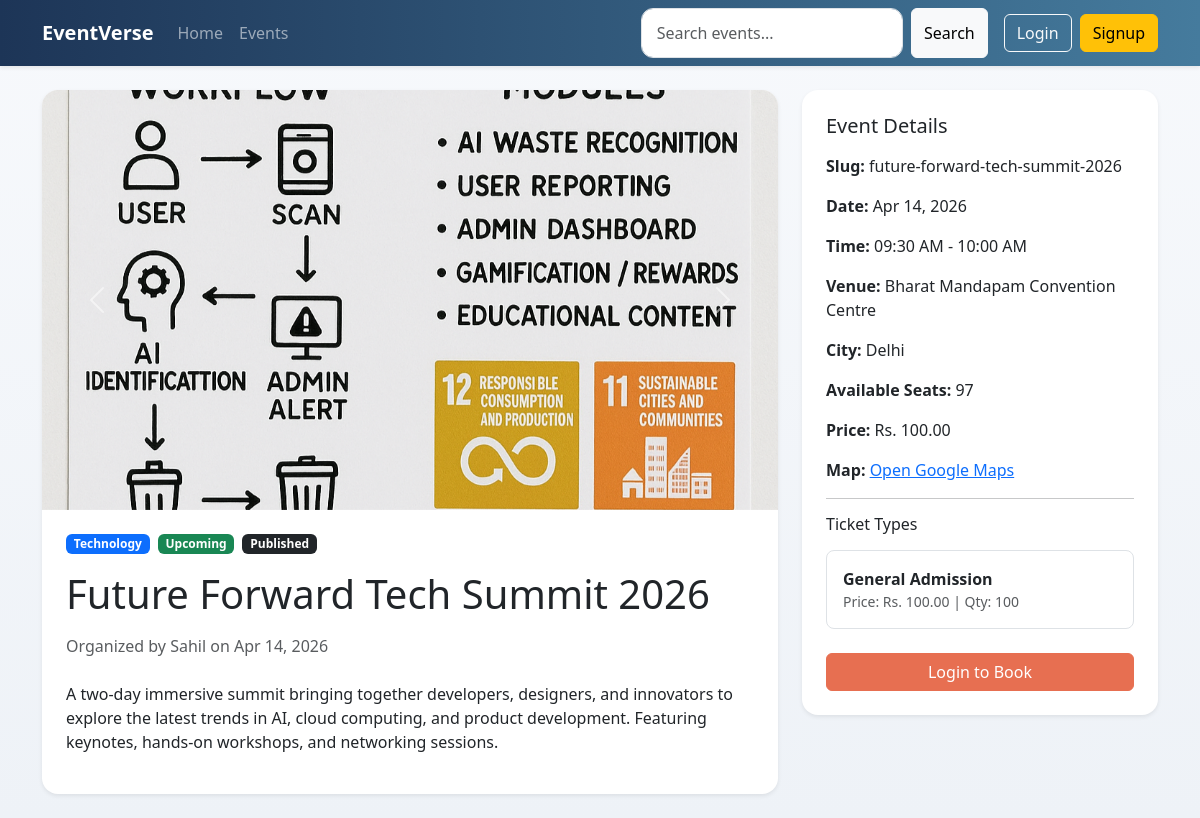
The app's page /events/1/ with its own data.
### events/models.py (models this page shows, shortened)
class EventMedia(models.Model):
    class MediaType(models.TextChoices):
        IMAGE = 'image', 'Image'
        VIDEO = 'video', 'Video'
    event = models.ForeignKey(Event, on_delete=models.CASCADE, related_name='media_assets')
    file = models.FileField(upload_to='events/media/')
    media_type = models.CharField(max_length=10, choices=MediaType.choices)
    created_at = models.DateTimeField(auto_now_add=True)
    class Meta:
        ordering = ['created_at', 'id']

class Event(models.Model):
    class Status(models.TextChoices):
        DRAFT = 'draft', 'Draft'
        PUBLISHED = 'published', 'Published'
        CANCELLED = 'cancelled', 'Cancelled'
        COMPLETED = 'completed', 'Completed'
    title = models.CharField(max_length=200)
    slug = models.SlugField(max_length=220, unique=True, blank=True)
    description = models.TextField()
    category = models.ForeignKey(Category, on_delete=models.PROTECT, related_name='events')
    organizer = models.ForeignKey(
        settings.AUTH_USER_MODEL,
        on_delete=models.CASCADE,
        related_name='organized_events',
    )
    venue = models.CharField(max_length=255)
    city = models.CharField(max_length=120)
    start_date = models.DateField()
    end_date = models.DateField()
    start_time = models.TimeField()
    end_time = models.TimeField()
    capacity = models.PositiveIntegerField(default=1)
    price = models.DecimalField(max_digits=10, decimal_places=2, default=Decimal('0.00'))
    status = models.CharField(max_length=20, choices=Status.choices, default=Status.DRAFT)
    image = models.ImageField(upload_to='events/', blank=True, null=True)
    google_maps_url = models.URLField(blank=True)
    created_at = models.DateTimeField(auto_now_add=True)
    class Meta:
        ordering = ['start_date', 'start_time', '-created_at']
    @property
    def event_timing_status(self):
        return 'Upcoming' if self.start_datetime >= timezone.now() else 'Past'
    @property
    def start_datetime(self):
        return timezone.make_aware(datetime.combine(self.start_date, self.start_time))
    @property
    def created_by(self):
        return self.organizer
    @property
    def confirmed_seats(self):
        return (
            self.registrations.filter(status=Registration.Status.CONFIRMED)
            .aggregate(total=models.Sum('seat_count'))
            .get('total')
            or 0
        )
    @property
    def available_seats(self):
        return max(self.capacity - self.confirmed_seats, 0)

class Category(models.Model):
    name = models.CharField(max_length=100, unique=True)
    class Meta:
        ordering = ['name']

class Ticket(models.Model):
    event = models.ForeignKey(Event, on_delete=models.CASCADE, related_name='tickets')
    type = models.CharField(max_length=50)
    price = models.DecimalField(max_digits=10, decimal_places=2)
    quantity = models.PositiveIntegerField()
    class Meta:
        ordering = ['event', 'type']

### events/views.py (the view)
# urls.py: path('<int:pk>/', EventDetailView.as_view(), name='event-detail'),
class EventDetailView(DetailView):
    model = Event
    template_name = 'events/event_detail.html'
    context_object_name = 'event'
    def get_queryset(self):
        queryset = (
            Event.objects.select_related('organizer', 'category')
            .prefetch_related('tickets', 'media_assets', 'registrations')
        )
        if is_organizer_or_admin(self.request.user):
            return queryset
        return queryset.filter(status=Event.Status.PUBLISHED)
    def get_context_data(self, **kwargs):
        context = super().get_context_data(**kwargs)
        event = self.object
        context['tickets'] = event.tickets.all()
        context['booking_form'] = BookingForm(event=event)
        context['can_book'] = (
            self.request.user.is_authenticated
            and not is_organizer_or_admin(self.request.user)
            and event.status == Event.Status.PUBLISHED
            and event.end_datetime >= timezone.now()
            and event.available_seats > 0
        )
        context['user_registration'] = (
            event.registrations.filter(user=self.request.user).first() if self.request.user.is_authenticated else None
        )
        return context

### events/forms.py (shortened to what this page needs)
class BookingForm(forms.Form):
    seat_count = forms.IntegerField(min_value=1, label='Seats')
    def __init__(self, *args, event=None, **kwargs):
        self.event = event
        super().__init__(*args, **kwargs)
        self.fields['seat_count'].widget.attrs['class'] = 'form-control'

### accounts/context_processors.py (called while the page is built)
def user_role(request):
    return {'user_role': get_user_role(request.user)}

### accounts/utils.py (called while the page is built)
def get_user_role(user):
    if not user.is_authenticated:
        return None
    if user.is_staff or user.is_superuser:
        return 'admin'
    return UserProfile.objects.filter(user=user).values_list('role', flat=True).first() or UserProfile.Role.ATTENDEE

def is_organizer_or_admin(user):
    role = get_user_role(user)
    return role in {'organizer', 'admin'}

### templates/events/event_detail.html (shortened to what this page needs)
{% extends 'base.html' %}
{% block content %}
<div class="row g-4">
    <div class="col-lg-8">
        <div class="card border-0 shadow-sm overflow-hidden">
            {% if event.media_assets.all or event.image %}
                <div id="eventMediaCarousel" class="carousel slide" data-bs-ride="carousel">
                    <div class="carousel-inner">
                        {% for media in event.media_assets.all %}
                            <div class="carousel-item {% if forloop.first %}active{% endif %}">
                                {% if media.media_type == 'video' %}
                                    <video class="detail-image w-100" controls preload="metadata">
                                        <source src="{{ media.file.url }}">
                                    </video>
                                {% else %}
                                    <img src="{{ media.file.url }}" class="detail-image d-block w-100" alt="{{ event.title }}">
                                {% endif %}
                            </div>
                        {% empty %}
                            {% if event.image %}
                                <div class="carousel-item active">
                                    <img src="{{ event.image.url }}" class="detail-image d-block w-100" alt="{{ event.title }}">
                                </div>
                            {% endif %}
                        {% endfor %}
                    </div>
                    {% if event.media_assets.count > 1 %}
                        <button class="carousel-control-prev" type="button" data-bs-target="#eventMediaCarousel" data-bs-slide="prev">
                            <span class="carousel-control-prev-icon"></span>
                        </button>
                        <button class="carousel-control-next" type="button" data-bs-target="#eventMediaCarousel" data-bs-slide="next">
                            <span class="carousel-control-next-icon"></span>
                        </button>
                    {% endif %}
                </div>
            {% endif %}
            <div class="card-body p-4">
                <div class="d-flex flex-wrap gap-2 mb-3">
                    <span class="badge text-bg-primary">{{ event.category.name }}</span>
                    <span class="badge {% if event.event_timing_status == 'Upcoming' %}text-bg-success{% else %}text-bg-secondary{% endif %}">{{ event.event_timing_status }}</span>
                    <span class="badge text-bg-dark">{{ event.get_status_display }}</span>
                </div>
                <h1 class="mb-3">{{ event.title }}</h1>
                <p class="text-muted mb-4">Organized by {{ event.organizer.username }} on {{ event.created_at|date:"M d, Y" }}</p>
                <p class="mb-0">{{ event.description|linebreaks }}</p>
            </div>
        </div>
    </div>
    <div class="col-lg-4">
        <div class="card border-0 shadow-sm">
            <div class="card-body p-4">
                <h2 class="h5 mb-3">Event Details</h2>
                <ul class="list-unstyled mb-0">
                    <li class="mb-3"><strong>Slug:</strong> {{ event.slug }}</li>
                    <li class="mb-3"><strong>Date:</strong> {{ event.start_date|date:"M d, Y" }}{% if event.end_date != event.start_date %} - {{ event.end_date|date:"M d, Y" }}{% endif %}</li>
                    <li class="mb-3"><strong>Time:</strong> {{ event.start_time|time:"h:i A" }} - {{ event.end_time|time:"h:i A" }}</li>
                    <li class="mb-3"><strong>Venue:</strong> {{ event.venue }}</li>
                    <li class="mb-3"><strong>City:</strong> {{ event.city }}</li>
                    <li class="mb-3"><strong>Available Seats:</strong> {{ event.available_seats }}</li>
                    <li class="mb-3"><strong>Price:</strong> Rs. {{ event.price }}</li>
                    {% if event.google_maps_url %}
                        <li class="mb-3"><strong>Map:</strong> <a href="{{ event.google_maps_url }}" target="_blank" rel="noopener">Open Google Maps</a></li>
                    {% endif %}
                </ul>
                {% if tickets %}
                    <hr>
                    <h3 class="h6 mb-3">Ticket Types</h3>
                    {% for ticket in tickets %}
                        <div class="border rounded-3 p-3 mb-2">
                            <div class="fw-semibold">{{ ticket.type }}</div>
                            <div class="small text-muted">Price: Rs. {{ ticket.price }} | Qty: {{ ticket.quantity }}</div>
                        </div>
                    {% endfor %}
                {% endif %}
                {% if can_book %}
                    <hr>
                    <h3 class="h6 mb-3">Book Seats</h3>
                    <form method="post" action="{% url 'events:event-book' event.pk %}" class="d-grid gap-3">
                        {% csrf_token %}
                        <div>
                            <label class="form-label" for="{{ booking_form.seat_count.id_for_label }}">{{ booking_form.seat_count.label }}</label>
                            {{ booking_form.seat_count }}
                            <div class="form-text">You can book up to {{ event.available_seats }} available seat{{ event.available_seats|pluralize }}.</div>
                        </div>
                        <button type="submit" class="btn btn-brand">Book Seat</button>
                    </form>
                {% elif not user.is_authenticated %}
                    <div class="d-grid mt-4">
                        <a href="{% url 'accounts:login' %}" class="btn btn-brand">Login to Book</a>
                    </div>
                {% elif event.available_seats == 0 %}
                    <div class="alert alert-warning mt-4 mb-0">This event is fully booked.</div>
                {% endif %}
            </div>
        </div>
    </div>
</div>
{% endblock %}

### static/css/style.css (style rules this page uses)
body { background: linear-gradient(180deg, #f7f9fc 0%, #eef2f7 100%); color: #1f2937; }
.btn-brand { background-color: #e76f51; border-color: #e76f51; color: #fff; }
.hero-card, .card { border-radius: 1rem; }
.event-card-image, .detail-image { height: 240px; object-fit: cover; }
.detail-image { height: 420px; }

### records on screen
EventMedia: file (picture)
Event: category.name "Technology", event_timing_status "Upcoming", status "Published", title "Future Forward Tech Summit 2026", organizer.username "Sahil", created_at "Apr 14, 2026", description "A two-day immersive summit bringing together developers, designers, and innovators to explore the latest trends in AI, cloud computing, and product development. Featuring keynotes, hands-on workshops, and networking sessions.", slug "future-forward-tech-summit-2026", start_date "Apr 14, 2026", start_time "09:30 AM", end_time "10:00 AM", venue "Bharat Mandapam Convention Centre", city "Delhi", available_seats "97", price "100.00"
Ticket: type "General Admission", price "100.00", quantity "100"
